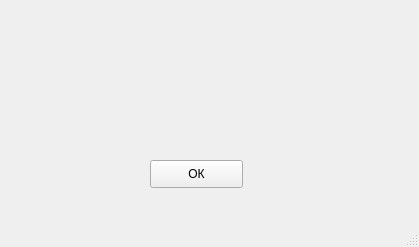
<?xml version="1.0" encoding="UTF-8"?>
<ui version="4.0">
 <class>MainWindow</class>
 <widget class="QMainWindow" name="MainWindow">
  <property name="geometry">
   <rect>
    <x>0</x>
    <y>0</y>
    <width>419</width>
    <height>247</height>
   </rect>
  </property>
  <property name="windowTitle">
   <string>Информация</string>
  </property>
  <widget class="QWidget" name="centralwidget">
   <widget class="QLabel" name="label">
    <property name="geometry">
     <rect>
      <x>10</x>
      <y>0</y>
      <width>381</width>
      <height>111</height>
     </rect>
    </property>
    <property name="text">
     <string/>
    </property>
   </widget>
   <widget class="QPushButton" name="pushButton">
    <property name="geometry">
     <rect>
      <x>150</x>
      <y>160</y>
      <width>93</width>
      <height>28</height>
     </rect>
    </property>
    <property name="text">
     <string>ОК</string>
    </property>
   </widget>
  </widget>
  <widget class="QMenuBar" name="menubar">
   <property name="geometry">
    <rect>
     <x>0</x>
     <y>0</y>
     <width>419</width>
     <height>26</height>
    </rect>
   </property>
  </widget>
  <widget class="QStatusBar" name="statusbar"/>
 </widget>
 <resources/>
 <connections/>
</ui>
